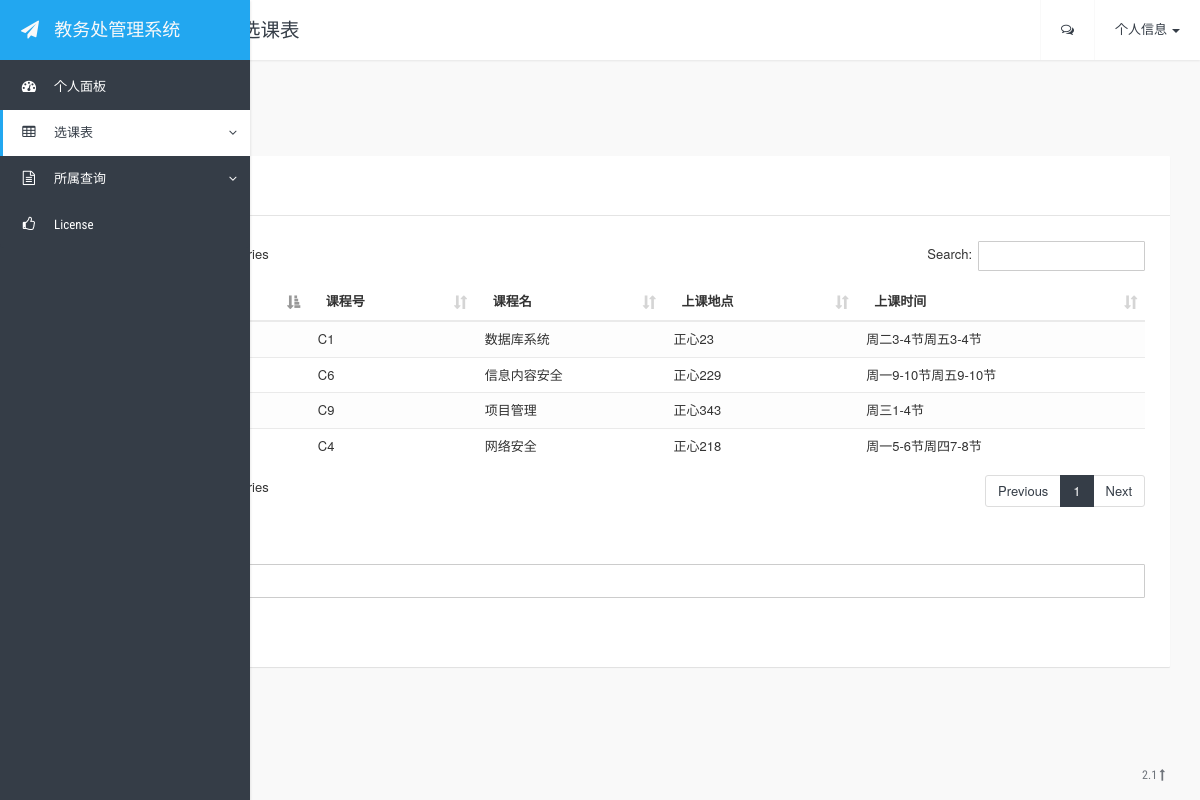
/code/dataBaseWork/view/studentIndex/html/table/table.php (signed in), run on the app's committed database.
### tables this page shows
CREATE TABLE `Teacher` (
  `Tname` varchar(10) NOT NULL,
  `Tno` varchar(12) NOT NULL,
  `Tage` int DEFAULT NULL,
  `Tphone` varchar(12) DEFAULT NULL,
  `Tmail` varchar(99) DEFAULT NULL,
  PRIMARY KEY (`Tno`)
);

CREATE TABLE `Course` (
  `Cname` varchar(30) NOT NULL,
  `Cno` varchar(12) NOT NULL,
  `Croom` varchar(99) DEFAULT NULL,
  `Ctime` varchar(99) DEFAULT NULL,
  PRIMARY KEY (`Cno`)
);

### code/dataBaseWork/view/studentIndex/html/table/table.php (the view, shortened to what this page needs)
<!DOCTYPE html>
<html>
<head>
    <link rel="stylesheet" type="text/css" href="../../lib/css/bootstrap.min.css">
    <link rel="stylesheet" type="text/css" href="../../lib/css/font-awesome.min.css">
    <link rel="stylesheet" type="text/css" href="../../lib/css/animate.min.css">
    <link rel="stylesheet" type="text/css" href="../../lib/css/bootstrap-switch.min.css">
    <link rel="stylesheet" type="text/css" href="../../lib/css/checkbox3.min.css">
    <link rel="stylesheet" type="text/css" href="../../lib/css/jquery.dataTables.min.css">
    <link rel="stylesheet" type="text/css" href="../../lib/css/dataTables.bootstrap.css">
    <link rel="stylesheet" type="text/css" href="../../lib/css/select2.min.css">
    <link rel="stylesheet" type="text/css" href="../../css/style.css">
    <link rel="stylesheet" type="text/css" href="../../css/themes/flat-blue.css">
</head>
<body class="flat-blue">
    <div class="app-container">
        <div class="row content-container">
            <nav class="navbar navbar-default navbar-fixed-top navbar-top">
                <div class="container-fluid">
                    <div class="navbar-header">
                        <button type="button" class="navbar-expand-toggle">
                        </button>
                        <ol class="breadcrumb navbar-breadcrumb">
                            <li>选课表</li>
                            <li class="active">当前选课表</li>
                        </ol>
                    </div>
                    <ul class="nav navbar-nav navbar-right">
                        <li class="dropdown">
                            <a href="#" class="dropdown-toggle" data-toggle="dropdown" role="button" aria-expanded="false"><i class="fa fa-comments-o"></i></a>
                        </li>
                        <li class="dropdown profile">
                            <a href="#" class="dropdown-toggle" data-toggle="dropdown" role="button" aria-expanded="false">个人信息 <span class="caret"></span></a>
                        </li>
                    </ul>
                </div>
            </nav>
            <div class="side-menu sidebar-inverse">
                <nav class="navbar navbar-default" role="navigation">
                    <div class="side-menu-container">
                        <div class="navbar-header">
                            <a class="navbar-brand" href="#">
                                <div class="icon fa fa-paper-plane"></div>
                                <div class="title">教务处管理系统</div>
                            </a>
                        </div>
                        <ul class="nav navbar-nav">
                            <li>
                                <a href="../index.php">
                                    <span class="icon fa fa-tachometer"></span><span class="title">个人面板</span>
                                </a>
                            </li>
                            <li class="active panel panel-default dropdown">
                                <a data-toggle="collapse" href="#dropdown-table">
                                    <span class="icon fa fa-table"></span><span class="title">选课表</span>
                                </a>
                            </li>
                            <li class="panel panel-default dropdown">
                                <a data-toggle="collapse" href="#dropdown-form">
                                    <span class="icon fa fa-file-text-o"></span><span class="title">所属查询</span>
                                </a>
                            </li>
                            <li>
                                <a href="../license.html">
                                    <span class="icon fa fa-thumbs-o-up"></span><span class="title">License</span>
                                </a>
                            </li>
                        </ul>
                    </div>
                </nav>
            </div>
            <div class="container-fluid">
                <div class="side-body">
                    <div class="page-title">
                        <span class="title">当前选课表</span>
                        <div class="description">显示当前已选课程</div>
                    </div>
                    <div class="row">
                        <div class="col-xs-12">
                            <div class="card">
                                <div class="card-header">
                                    <div class="card-title">
                                    <div class="title">当前已选课程</div>
                                    </div>
                                </div>
                                <div class="card-body">
                                    <table class="datatable table table-striped" cellspacing="0" width="100%">
                                    <?php
                                        $servername = "localhost";
                                        $username = "root";
                                        $password = "";
                                        $Sno = $_COOKIE["Sno"];
                                        $conn = new mysqli($servername, $username, $password);
                                        echo '<thead>
                                        <tr>
                                        <th>授课教师</th>
                                        <th>课程号</th>
                                        <th>课程名</th>
                                        <th>上课地点</th>
                                        <th>上课时间</th>
                                        </tr>
                                        </thead>
                                        <tfoot>
                                        <tr>
                                        <th>授课教师</th>
                                        <th>课程号</th>
                                        <th>课程名</th>
                                        <th>上课地点</th>
                                        <th>上课时间</th>
                                        </tr>
                                    </tfoot>';
                                        $q = "select Tname, Course.Cno,Cname,Croom,Ctime from Teacher,TCourse, Course,Curricula where TCourse.Tno=Teacher.Tno and TCourse.Cno = Course.Cno and Sno = '$Sno' and Curricula.Cno = Course.Cno;";
                                        $result = mysqli_query($conn, $q);
                                        echo '<tbody>';
                                        while ($row=$result->fetch_assoc()){
                                            echo "<tr>
                                            <td>$row[Tname]</td>
                                            <td>$row[Cno]</td>
                                            <td>$row[Cname]</td>
                                            <td>$row[Croom]</td>
                                            <td>$row[Ctime]</td>
                                            </tr>";
                                        }
                                        echo '</tbody>';
                                    ?>
                                    </table>
                                </div>
                                <div class="card-body">
                                    <form method="post" action="deleteCourse.php">
                                    <div>
                                        <input type="text" name="chosenCourse" class="form-control" placeholder="输入退课课程号">
                                    </div>
                                    <button type="submit" class="btn btn-default">Submit</button>
                                    </form>
                                </div>
                            </div>
                        </div>
                    </div>
                </div>
            </div>
        </div>
        <footer class="app-footer">
            <div class="wrapper">
                <span class="pull-right">2.1 <a href="#"><i class="fa fa-long-arrow-up"></i></a></span> © 2015 Copyright.
            </div>
        </footer>
</body>
</html>

### code/dataBaseWork/view/studentIndex/css/themes/flat-blue.css (style rules this page uses)
.flat-blue { background-color: #F9F9F9; }
.flat-blue a { color: #363c46; }
.flat-blue .app-footer { opacity: 0.7; color: #353d47; }
.flat-blue .navbar, .flat-blue .navbar.navbar-default { border-bottom: 0px; box-shadow: 0 1px 2px rgba(0, 0, 0, 0.08); }
.flat-blue .navbar > .container-fluid, .flat-blue .navbar.navbar-default > .container-fluid { background-color: #FFF; }
.flat-blue .navbar .navbar-header .navbar-brand, .flat-blue .navbar.navbar-default .navbar-header .navbar-brand { color: #F9F9F9; }
.flat-blue .navbar .navbar-header .navbar-expand-toggle, .flat-blue .navbar.navbar-default .navbar-header .navbar-expand-toggle { color: #353d47; }
.flat-blue .navbar .navbar-breadcrumb li, .flat-blue .navbar.navbar-default .navbar-breadcrumb li { color: #353d47; }
.flat-blue .navbar .navbar-nav > li, .flat-blue .navbar.navbar-default .navbar-nav > li { border-left: 1px solid #F9F9F9; }
.flat-blue .navbar .navbar-nav > li > a, .flat-blue .navbar.navbar-default .navbar-nav > li > a { color: #353d47; }
.flat-blue .side-menu { background-color: #FFF; box-shadow: 1px 1px 2px rgba(0, 0, 0, 0.08); }
.flat-blue .side-menu .navbar-header { background-color: #22A7F0; margin-bottom: 4px; }
.flat-blue .side-menu .navbar-header .navbar-brand { color: #19B5FE; }
.flat-blue .side-menu .navbar-nav { width: 100%; }
.flat-blue .side-menu .navbar { background-color: #FFF; border-bottom: 0px; -moz-box-shadow: none; -webkit-box-shadow: none; box-shadow: none; }
.flat-blue .side-menu .navbar li > a { color: #363c46; }
.flat-blue .side-menu .navbar li.active { border-left: 0; }
.flat-blue .side-menu .navbar li.active > a { border-right: 4px solid #22A7F0; background-color: #FFF; }
.flat-blue .side-menu .navbar li.dropdown { background-color: transparent; }
.flat-blue .side-menu.sidebar-inverse { background-color: #353d47; box-shadow: 1px 1px 2px rgba(0, 0, 0, 0.08); }
.flat-blue .side-menu.sidebar-inverse .navbar { background-color: #353d47; border-bottom: 0px; -moz-box-shadow: none; -webkit-box-shadow: none; box-shadow: none; }
.flat-blue .side-menu.sidebar-inverse .navbar li { border-left: 0; }
.flat-blue .side-menu.sidebar-inverse .navbar li > a { color: #FFF; }
.flat-blue .side-menu.sidebar-inverse .navbar li.active > a { color: #353d47; border-left: 3px solid #22A7F0; border-right: 0px solid #22A7F0; background-color: #FFF; }
.flat-blue .side-menu.sidebar-inverse .navbar li.active > a .icon { margin-left: -3px; }
.flat-blue .card { box-shadow: 0 1px 1px rgba(0, 0, 0, 0.1); border: 0px solid #E4E4E4; }
.flat-blue .card .card-header { border-bottom: 1px solid #E4E4E4; }
.flat-blue .card .card-header .title { color: #353d47; }
.flat-blue .panel.panel-default { border: 1px solid #EAEAEA; }
.flat-blue .btn.btn-default { background-color: #F0F0F0; border-color: #EAEAEA; }
.flat-blue .table > tbody > tr > td, .flat-blue .table > tbody > tr > th, .flat-blue .table > tfoot > tr > td, .flat-blue .table > tfoot > tr > th { border-color: #EAEAEA; }
.flat-blue .table > thead > tr > th { border-color: #EAEAEA; }
.flat-blue .table.table-striped > tbody > tr:nth-of-type(odd) { background-color: #FDFDFD; }

### data on the page
teacher: course.Cno "C1", course.Cname "数据库系统", course.Croom "正心23", course.Ctime "周二3-4节周五3-4节"
teacher: course.Cno "C4", course.Cname "网络安全", course.Croom "正心218", course.Ctime "周一5-6节周四7-8节"
teacher: course.Cno "C6", course.Cname "信息内容安全", course.Croom "正心229", course.Ctime "周一9-10节周五9-10节", course.Cno "C9", course.Cname "项目管理", course.Croom "正心343", course.Ctime "周三1-4节"
